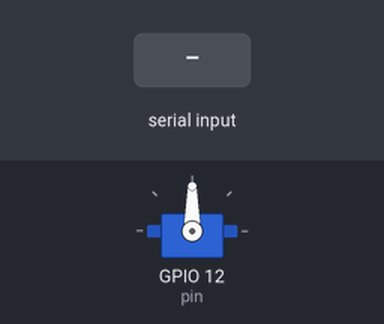
This sketch was run on a simulated ESP32. On the bench: servo. The inputs (shaded band) are chosen by the test bench.

Above: at 1.2 s.
1.3 s: "o\n" received over Serial
At 2.2 s:
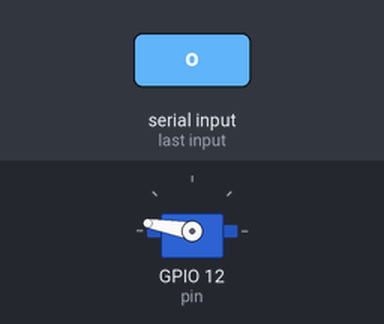
2.8 s: "c\n" received over Serial
At 3.7 s:
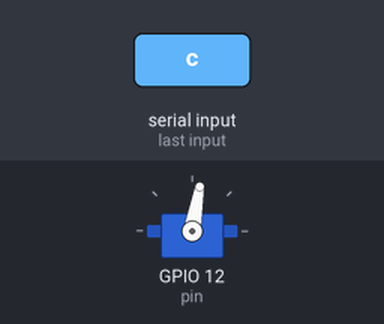
Timing chart, 0 to 5.8 s (numbered marks = the images above; inputs shaded):
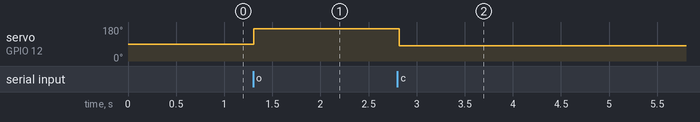

Measured:
- after the input at 1.3 s, servo on GPIO 12 (pin): 90° → 170° at once
- after the input at 2.8 s, servo on GPIO 12 (pin): 170° → 80° at once

The sketch:

Servo_door.ino
```cpp
#include <ESP32Servo.h>

Servo Myservo;
int pin = 12;

void setup() {
  // put your setup code here, to run once:
  Myservo.attach(pin);
  Serial.begin(115200);
}

void loop() {
  // put your main code here, to run repeatedly:
  if (Serial.available()) {
    String command = Serial.readStringUntil('\n');

    if (command == "o") {
      Myservo.write(170);
    } else if (command == "c") {
      Myservo.write(80);
    }
  }

  delay(20);
}
```
